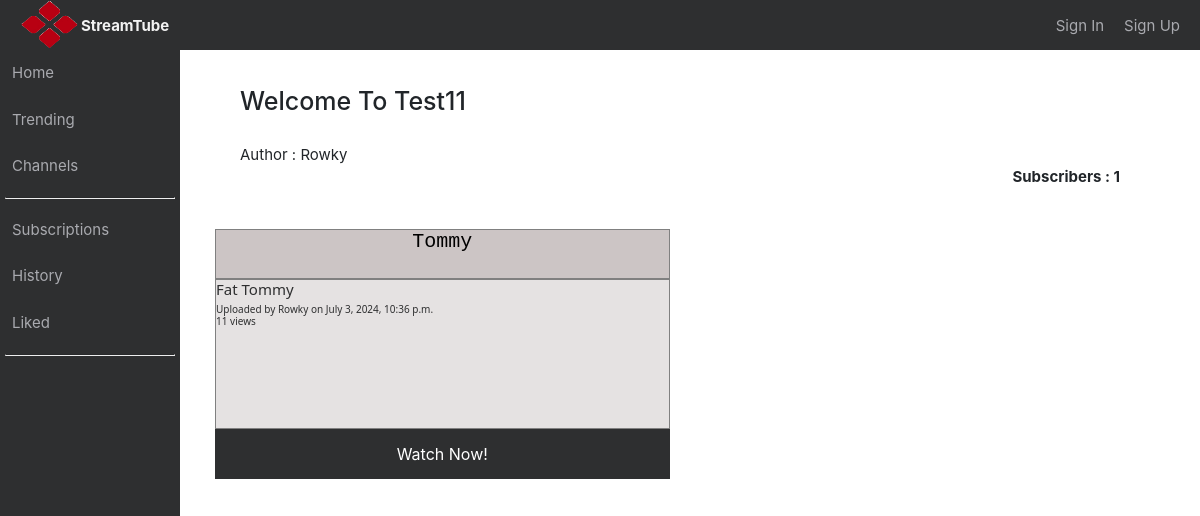
The app's page /Rowky/channel, older data.
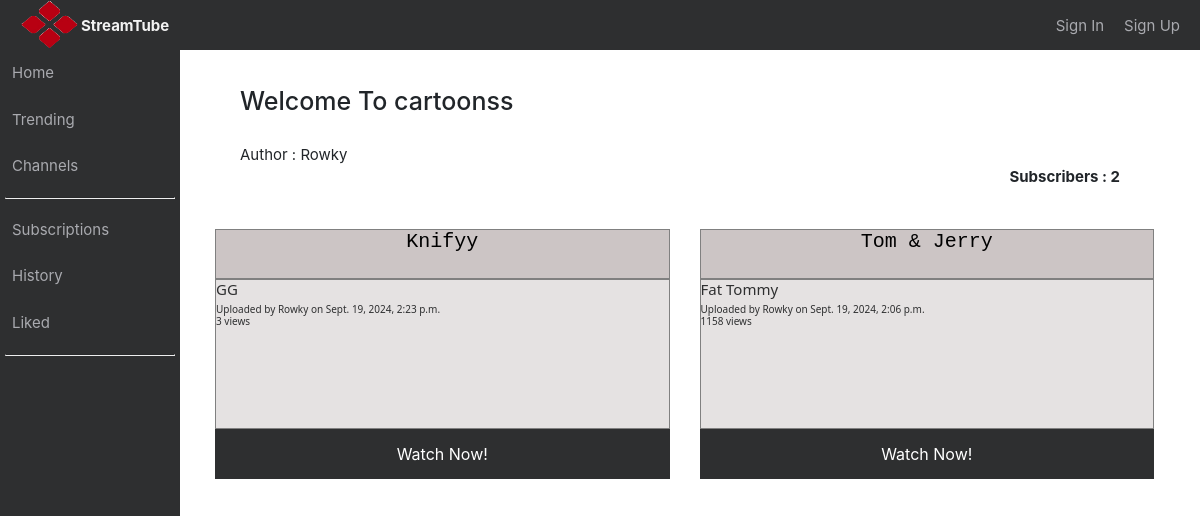
The same page, newer data.
### youtube/models.py (models this page shows)
class Channel(models.Model):
    channel_name = models.CharField(max_length=50, blank=False, null=False)
    subscribers = models.IntegerField(default=0, blank=False, null=False)
    user = models.ForeignKey('auth.User', on_delete=models.CASCADE)

class Video(models.Model):
    title = models.CharField(max_length=30)
    description = models.TextField(max_length=300)
    path = models.CharField(max_length=60)
    datetime = models.DateTimeField(blank=False, null=False) #todo: auto_now=True
    user = models.ForeignKey('auth.User', on_delete=models.CASCADE)
    number_of_views = models.IntegerField(blank=True, default=0)

### youtube/views.py (the view)
# urls.py: path('<user>/channel', ChannelView.as_view()),
class ChannelView(View):
    template_name = "channelview.html"
    def get(self, request, user):
        videos = Video.objects.filter(user__username = user).order_by("-datetime")
        context = {'videos': videos}
        context['channel'] = Channel.objects.filter(user__username = user).get()
        if request.user.is_authenticated:
            channel = Channel.objects.get(user__username = user)
            if Channel_Subscription.objects.filter(user=request.user, channel=channel).count() == 0:
                context['subscribed'] = False
            else:
                context['subscribed'] = True
        return render(request, self.template_name, context)

### youtube/templates/channelview.html (shortened to what this page needs)
{% extends "parent.html" %}
{% block body %}
    <div class="channelview">
		<h1>Welcome To {{ channel.channel_name }}</h1><br>
		<div>Author : {{ channel.user }}</div>
		<div align="right" style="margin-right:50px">
			<p style="margin-right:30px"><b>Subscribers : {{ channel.subscribers }}</b></p>
		</div>
    </div>
	<div class="video_area">
		<div class="ad_area">
			{% for video in videos %}
			<div class = "video_advertisement col-md-6">
				<div class="video_title">
					<h2 align="center" style="font-family: Courier New">{{ video.title }}</h2>
				</div>
				<div class="video_description">
					<h4 align="left">{{ video.description }}</h5>
					<h6 align="left, bottom" style="position: relative; float:bottom; margin-bottom:0px">Uploaded by {{ video.user }} on {{ video.datetime }}</h6>
					<h6 align = "left">{{ video.number_of_views }} views</h6>
				</div>
				<div class="watch_now">
					<a href="/video/{{ video.id }}/{{ 1 }}/"><button class="button button5">Watch Now!</button></a>
                </div>
			</div>
            {% endfor %}
		</div>
    </div>
{% endblock %}

Row changes from the older to the newer data that the page shows:
no longer on this page (row edited): Channel: channel_name "Test11", user "Rowky", subscribers "1"
added Channel: channel_name "cartoonss", user "Rowky", subscribers "2"
added Video: title "Knifyy", description "GG", user "Rowky", datetime "Sept. 19, 2024, 2:23 p.m.", number_of_views "3"
changed Video "Fat Tommy": title "Tommy" → "Tom & Jerry"; datetime "July 3, 2024, 10:36 p.m." → "Sept. 19, 2024, 2:06 p.m."; number_of_views "11" → "1158"
